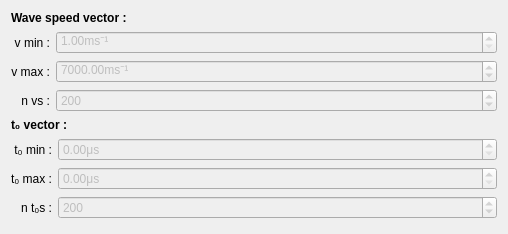
              <widget class="QWidget" name="scrollAreaWidgetContents">
               <property name="geometry">
                <rect>
                 <x>0</x>
                 <y>0</y>
                 <width>508</width>
                 <height>234</height>
                </rect>
               </property>
               <layout class="QVBoxLayout" name="verticalLayout_8">
                <item>
                 <widget class="QLabel" name="label_18">
                  <property name="font">
                   <font>
                    <bold>true</bold>
                   </font>
                  </property>
                  <property name="text">
                   <string>Wave speed vector :</string>
                  </property>
                 </widget>
                </item>
                <item>
                 <layout class="QFormLayout" name="formLayout_3">
                  <property name="labelAlignment">
                   <set>Qt::AlignRight|Qt::AlignTrailing|Qt::AlignVCenter</set>
                  </property>
                  <item row="0" column="0">
                   <widget class="QLabel" name="label_5">
                    <property name="minimumSize">
                     <size>
                      <width>0</width>
                      <height>0</height>
                     </size>
                    </property>
                    <property name="font">
                     <font>
                      <bold>false</bold>
                     </font>
                    </property>
                    <property name="text">
                     <string>v min :</string>
                    </property>
                    <property name="alignment">
                     <set>Qt::AlignRight|Qt::AlignTrailing|Qt::AlignVCenter</set>
                    </property>
                   </widget>
                  </item>
                  <item row="0" column="1">
                   <widget class="QDoubleSpinBox" name="doubleSpinBox_tk_v_min">
                    <property name="enabled">
                     <bool>false</bool>
                    </property>
                    <property name="font">
                     <font>
                      <bold>false</bold>
                     </font>
                    </property>
                    <property name="suffix">
                     <string>ms⁻¹</string>
                    </property>
                    <property name="minimum">
                     <double>1.000000000000000</double>
                    </property>
                    <property name="maximum">
                     <double>100000.000000000000000</double>
                    </property>
                    <property name="value">
                     <double>1.000000000000000</double>
                    </property>
                   </widget>
                  </item>
                  <item row="1" column="0">
                   <widget class="QLabel" name="label_6">
                    <property name="minimumSize">
                     <size>
                      <width>0</width>
                      <height>0</height>
                     </size>
                    </property>
                    <property name="font">
                     <font>
                      <bold>false</bold>
                     </font>
                    </property>
                    <property name="text">
                     <string>v max :</string>
                    </property>
                    <property name="alignment">
                     <set>Qt::AlignRight|Qt::AlignTrailing|Qt::AlignVCenter</set>
                    </property>
                   </widget>
                  </item>
                  <item row="1" column="1">
                   <widget class="QDoubleSpinBox" name="doubleSpinBox_tk_v_max">
                    <property name="enabled">
                     <bool>false</bool>
                    </property>
                    <property name="font">
                     <font>
                      <bold>false</bold>
                     </font>
                    </property>
                    <property name="suffix">
                     <string>ms⁻¹</string>
                    </property>
                    <property name="maximum">
                     <double>100000.000000000000000</double>
                    </property>
                    <property name="value">
                     <double>7000.000000000000000</double>
                    </property>
                   </widget>
                  </item>
                  <item row="2" column="1">
                   <widget class="QSpinBox" name="spinBox_tk_n_vs">
                    <property name="enabled">
                     <bool>false</bool>
                    </property>
                    <property name="font">
                     <font>
                      <bold>false</bold>
                     </font>
                    </property>
                    <property name="maximum">
                     <number>1000</number>
                    </property>
                    <property name="value">
                     <number>200</number>
                    </property>
                   </widget>
                  </item>
                  <item row="2" column="0">
                   <widget class="QLabel" name="label_7">
                    <property name="minimumSize">
                     <size>
                      <width>0</width>
                      <height>0</height>
                     </size>
                    </property>
                    <property name="font">
                     <font>
                      <bold>false</bold>
                     </font>
                    </property>
                    <property name="text">
                     <string>n vs :</string>
                    </property>
                    <property name="alignment">
                     <set>Qt::AlignRight|Qt::AlignTrailing|Qt::AlignVCenter</set>
                    </property>
                   </widget>
                  </item>
                 </layout>
                </item>
                <item>
                 <widget class="QLabel" name="label_19">
                  <property name="font">
                   <font>
                    <bold>true</bold>
                   </font>
                  </property>
                  <property name="text">
                   <string>t₀ vector :</string>
                  </property>
                 </widget>
                </item>
                <item>
                 <layout class="QFormLayout" name="formLayout_4">
                  <property name="labelAlignment">
                   <set>Qt::AlignRight|Qt::AlignTrailing|Qt::AlignVCenter</set>
                  </property>
                  <item row="0" column="0">
                   <widget class="QLabel" name="label_2">
                    <property name="sizePolicy">
                     <sizepolicy hsizetype="Minimum" vsizetype="Preferred">
                      <horstretch>0</horstretch>
                      <verstretch>0</verstretch>
                     </sizepolicy>
                    </property>
                    <property name="minimumSize">
                     <size>
                      <width>0</width>
                      <height>0</height>
                     </size>
                    </property>
                    <property name="font">
                     <font>
                      <bold>false</bold>
                     </font>
                    </property>
                    <property name="text">
                     <string>t₀ min :</string>
                    </property>
                    <property name="alignment">
                     <set>Qt::AlignRight|Qt::AlignTrailing|Qt::AlignVCenter</set>
                    </property>
                   </widget>
                  </item>
                  <item row="0" column="1">
                   <widget class="QDoubleSpinBox" name="doubleSpinBox_tk_t_0_min">
                    <property name="enabled">
                     <bool>false</bool>
                    </property>
                    <property name="sizePolicy">
                     <sizepolicy hsizetype="Minimum" vsizetype="Fixed">
                      <horstretch>0</horstretch>
                      <verstretch>0</verstretch>
                     </sizepolicy>
                    </property>
                    <property name="font">
                     <font>
                      <bold>false</bold>
                     </font>
                    </property>
                    <property name="suffix">
                     <string>μs</string>
                    </property>
                   </widget>
                  </item>
                  <item row="1" column="0">
                   <widget class="QLabel" name="label_3">
                    <property name="minimumSize">
                     <size>
                      <width>0</width>
                      <height>0</height>
                     </size>
                    </property>
                    <property name="font">
                     <font>
                      <bold>false</bold>
                     </font>
                    </property>
                    <property name="text">
                     <string>t₀ max :</string>
                    </property>
                    <property name="alignment">
                     <set>Qt::AlignRight|Qt::AlignTrailing|Qt::AlignVCenter</set>
                    </property>
                   </widget>
                  </item>
                  <item row="1" column="1">
                   <widget class="QDoubleSpinBox" name="doubleSpinBox_tk_t_0_max">
                    <property name="enabled">
                     <bool>false</bool>
                    </property>
                    <property name="sizePolicy">
                     <sizepolicy hsizetype="Minimum" vsizetype="Fixed">
                      <horstretch>0</horstretch>
                      <verstretch>0</verstretch>
                     </sizepolicy>
                    </property>
                    <property name="font">
                     <font>
                      <bold>false</bold>
                     </font>
                    </property>
                    <property name="suffix">
                     <string>μs</string>
                    </property>
                   </widget>
                  </item>
                  <item row="2" column="0">
                   <widget class="QLabel" name="label_4">
                    <property name="minimumSize">
                     <size>
                      <width>0</width>
                      <height>0</height>
                     </size>
                    </property>
                    <property name="font">
                     <font>
                      <bold>false</bold>
                     </font>
                    </property>
                    <property name="text">
                     <string>n t₀s :</string>
                    </property>
                    <property name="alignment">
                     <set>Qt::AlignRight|Qt::AlignTrailing|Qt::AlignVCenter</set>
                    </property>
                   </widget>
                  </item>
                  <item row="2" column="1">
                   <widget class="QSpinBox" name="spinBox_tk_n_t0s">
                    <property name="enabled">
                     <bool>false</bool>
                    </property>
                    <property name="font">
                     <font>
                      <bold>false</bold>
                     </font>
                    </property>
                    <property name="maximum">
                     <number>1000</number>
                    </property>
                    <property name="value">
                     <number>200</number>
                    </property>
                   </widget>
                  </item>
                 </layout>
                </item>
                <item>
                 <spacer name="verticalSpacer_2">
                  <property name="orientation">
                   <enum>Qt::Vertical</enum>
                  </property>
                  <property name="sizeHint" stdset="0">
                   <size>
                    <width>20</width>
                    <height>40</height>
                   </size>
                  </property>
                 </spacer>
                </item>
               </layout>
              </widget>
